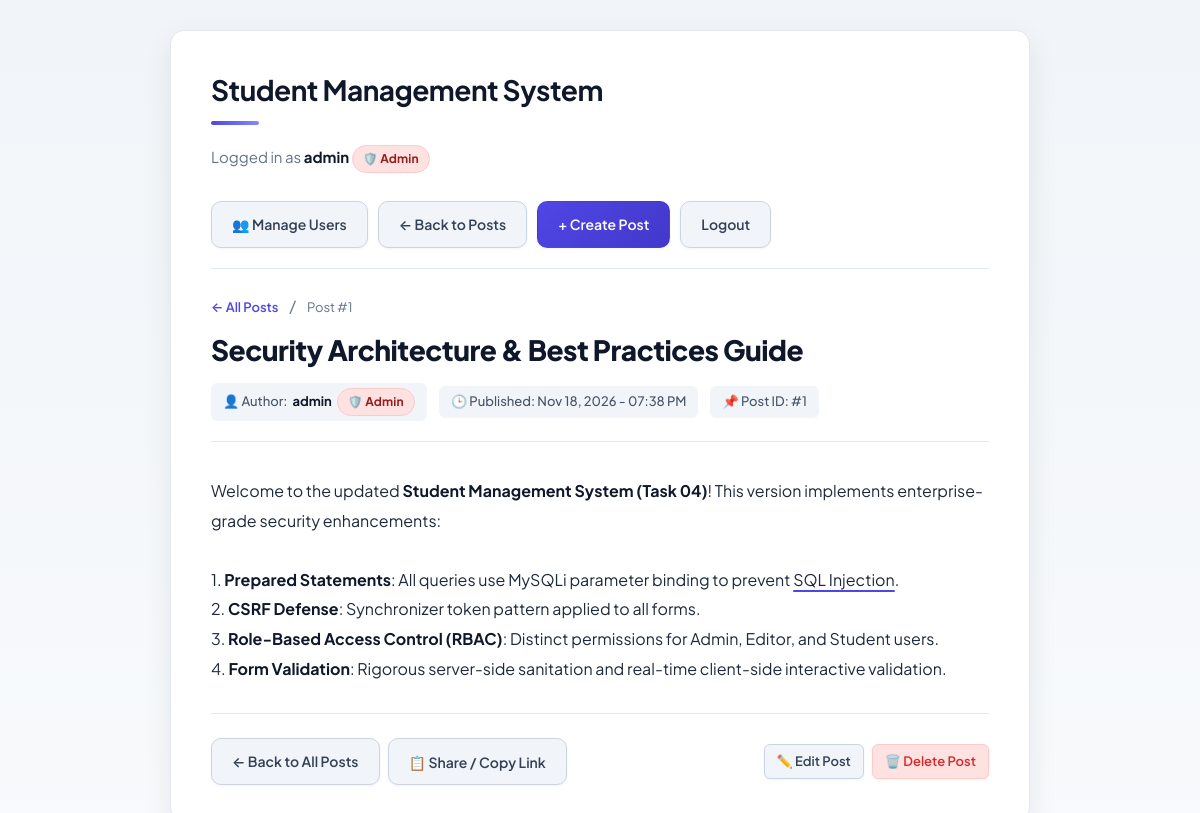
/posts/view.php?id=1 (signed in), run on the app's committed database.
### tables this page shows
CREATE TABLE IF NOT EXISTS `posts` (
    `id` INT AUTO_INCREMENT PRIMARY KEY,
    `user_id` INT NULL,
    `title` VARCHAR(255) NOT NULL,
    `content` TEXT NOT NULL,
    `created_at` TIMESTAMP DEFAULT CURRENT_TIMESTAMP,
    CONSTRAINT `fk_posts_user` FOREIGN KEY (`user_id`) REFERENCES `users` (`id`) ON DELETE SET NULL
);

CREATE TABLE IF NOT EXISTS `users` (
    `id` INT AUTO_INCREMENT PRIMARY KEY,
    `username` VARCHAR(100) NOT NULL UNIQUE,
    `password` VARCHAR(255) NOT NULL,
    `role` ENUM('admin', 'editor', 'user') NOT NULL DEFAULT 'user',
    `created_at` TIMESTAMP DEFAULT CURRENT_TIMESTAMP
);

### posts/view.php (the view, shortened to what this page needs)
<?php
require_once "../config/database.php";
$id = (int) $_GET["id"];
$stmt = $conn->prepare(
    "SELECT p.id, p.title, p.content, p.created_at, p.user_id,
            u.username AS author_name, u.role AS author_role
     FROM posts p
     LEFT JOIN users u ON p.user_id = u.id
     WHERE p.id = ?"
);
$post = null;
if ($stmt) {
    $stmt->bind_param("i", $id);
    $stmt->execute();
    $result = $stmt->get_result();
    if ($result && $result->num_rows === 1) {
        $post = $result->fetch_assoc();
    }
}
if (!function_exists('formatPostContent')) {
    function formatPostContent($text) {
        $escaped = htmlspecialchars($text, ENT_QUOTES, 'UTF-8');
        $escaped = preg_replace('/\[b\](.*?)\[\/b\]/is', '<strong>$1</strong>', $escaped);
        $escaped = preg_replace('/\[i\](.*?)\[\/i\]/is', '<em>$1</em>', $escaped);
        $escaped = preg_replace('/\[u\](.*?)\[\/u\]/is', '<u>$1</u>', $escaped);
        $escaped = preg_replace('/\*\*(.*?)\*\*/s', '<strong>$1</strong>', $escaped);
        $escaped = preg_replace('/(?<!\*)\*(?!\*)(.*?)(?<!\*)\*(?!\*)/s', '<em>$1</em>', $escaped);
        $escaped = preg_replace('/__(.*?)__/s', '<u>$1</u>', $escaped);
        return nl2br($escaped);
    }
}
?>
<!DOCTYPE html>
<html lang="en">
<head>
    <link rel="stylesheet" href="../style.css">
</head>
<body>
<div class="container">
    <div class="header-bar">
        <div>
            <h1>Student Management System</h1>
            <p class="header-user">
                Logged in as <strong><?php echo htmlspecialchars(current_user_name(), ENT_QUOTES, 'UTF-8'); ?></strong>
                <?php echo render_role_badge(current_user_role()); ?>
            </p>
        </div>
        <div class="nav-actions">
            <?php if (is_admin()): ?>
                <a href="../admin/users.php" class="btn btn-secondary">👥 Manage Users</a>
            <?php endif; ?>
            <a href="index.php" class="btn btn-secondary">← Back to Posts</a>
            <a href="create.php" class="btn btn-primary">+ Create Post</a>
            <a href="../auth/logout.php" class="btn btn-secondary">Logout</a>
        </div>
    </div>
    <?php if ($post): ?>
        <div class="single-post-container">
            <div class="single-post-header">
                <div style="margin-bottom: 12px;">
                    <a href="index.php" style="font-size: 13px; font-weight: 600;">← All Posts</a>
                    <span style="color: var(--text-muted); margin: 0 8px;">/</span>
                    <span style="color: var(--text-muted); font-size: 13px;">Post #<?php echo (int)$post["id"]; ?></span>
                </div>
                <h2 class="single-post-title">
                    <?php echo htmlspecialchars($post["title"], ENT_QUOTES, 'UTF-8'); ?>
                </h2>
                <div class="single-post-meta">
                    <span class="meta-pill">
                        👤 Author: <strong><?php echo htmlspecialchars($post["author_name"] ?? "Anonymous", ENT_QUOTES, 'UTF-8'); ?></strong>
                        <?php echo render_role_badge($post["author_role"] ?? "user"); ?>
                    </span>
                    <span class="meta-pill">
                        🕒 Published: <?php echo date("M d, Y - h:i A", strtotime($post["created_at"])); ?>
                    </span>
                    <span class="meta-pill">
                        📌 Post ID: #<?php echo (int)$post["id"]; ?>
                    </span>
                </div>
            </div>
            <div class="single-post-body">
                <?php echo formatPostContent($post["content"]); ?>
            </div>
            <div class="single-post-footer">
                <div style="display: flex; gap: 8px; flex-wrap: wrap;">
                    <a href="index.php" class="btn btn-secondary">← Back to All Posts</a>
                    <button type="button" class="btn btn-secondary" onclick="copyPostLink()">📋 Share / Copy Link</button>
                </div>
                <div class="article-actions">
                    <?php if (can_edit_post($post)): ?>
                        <a href="edit.php?id=<?php echo (int)$post["id"]; ?>" class="btn btn-secondary btn-sm">
                            ✏️ Edit Post
                        </a>
                    <?php endif; ?>
                    <?php if (can_delete_post($post)): ?>
                        <a href="delete.php?id=<?php echo (int)$post["id"]; ?>" class="btn btn-danger btn-sm">
                            🗑️ Delete Post
                        </a>
                    <?php endif; ?>
                </div>
            </div>
        </div>
    <?php endif; ?>
</div>
</body>
</html>

### style.css (style rules this page uses)
:root { --primary: #4f46e5; --primary-hover: #4338ca; --primary-light: #eef2ff; --dark: #0f172a; --text-main: #1e293b; --text-muted: #64748b; --bg-page: #f8fafc; --bg-card: #ffffff; --border: #e2e8f0; --border-focus: #818cf8; --success-bg: #ecfdf5; --success-text: #065f46; --success-border: #a7f3d0; --error-bg: #fef2f2; --error-text: #991b1b; --error-border: #fecaca; --danger: #ef4444; --danger-hover: #dc2626; --radius-sm: 6px; --radius-md: 10px; --radius-lg: 14px; --shadow-sm: 0 1px 3px rgba(0, 0, 0, 0.05); --shadow-md: 0 4px 16px rgba(15, 23, 42, 0.06); --shadow-lg: 0 10px 30px rgba(15, 23, 42, 0.08); }
* { box-sizing: border-box; margin: 0; padding: 0; }
body { font-family: 'Plus Jakarta Sans', -apple-system, BlinkMacSystemFont, 'Segoe UI', Roboto, sans-serif; background: linear-gradient(180deg, #f1f5f9 0%, #f8fafc 100%); color: var(--text-main); line-height: 1.65; min-height: 100vh; padding: 30px 15px; -webkit-font-smoothing: antialiased; }
.container { width: 100%; max-width: 860px; margin: 0 auto; background: var(--bg-card); padding: 36px 40px; border-radius: var(--radius-lg); border: 1px solid var(--border); box-shadow: var(--shadow-lg); transition: transform 0.2s ease; }
h1 { font-size: 28px; font-weight: 700; letter-spacing: -0.5px; color: var(--dark); margin-bottom: 20px; position: relative; padding-bottom: 12px; }
h1::after { content: ''; position: absolute; bottom: 0; left: 0; width: 48px; height: 4px; background: linear-gradient(90deg, var(--primary), #818cf8); border-radius: 2px; }
h2 { font-size: 20px; font-weight: 700; letter-spacing: -0.3px; color: var(--dark); margin-bottom: 10px; }
p { margin-bottom: 16px; color: var(--text-main); }
strong, b { font-weight: 700; color: #0f172a; }
u { text-decoration: underline; text-decoration-color: var(--primary); text-decoration-thickness: 2px; text-underline-offset: 4px; }
a { color: var(--primary); text-decoration: none; font-weight: 600; text-underline-offset: 3px; transition: color 0.15s ease, text-decoration 0.15s ease; }
.header-bar { display: flex; justify-content: space-between; align-items: center; flex-wrap: wrap; gap: 12px; padding-bottom: 20px; margin-bottom: 24px; border-bottom: 1px solid var(--border); }
.header-user { font-size: 15px; color: var(--text-muted); }
.header-user strong { color: var(--dark); font-weight: 700; }
.nav-actions { display: flex; align-items: center; gap: 10px; }
button, .btn { display: inline-flex; align-items: center; justify-content: center; gap: 6px; padding: 11px 20px; font-family: inherit; font-size: 14px; font-weight: 600; border-radius: var(--radius-md); border: 1px solid transparent; cursor: pointer; text-decoration: none !important; transition: all 0.18s ease-in-out; box-shadow: var(--shadow-sm); }
button[type="submit"], .btn-primary { background: linear-gradient(135deg, var(--primary) 0%, #4338ca 100%); color: #ffffff !important; }
.btn-secondary { background: #f1f5f9; color: #334155 !important; border-color: #cbd5e1; }
.btn-danger { background: #fee2e2; color: var(--danger-hover) !important; border-color: #fecaca; }
.btn-sm { padding: 6px 12px; font-size: 13px; border-radius: var(--radius-sm); }
.article-actions { display: flex; align-items: center; gap: 8px; }
.single-post-container { background: #ffffff; border-radius: var(--radius-lg); }
.single-post-header { border-bottom: 1px solid var(--border); padding-bottom: 20px; margin-bottom: 24px; }
.single-post-title { font-size: 28px; font-weight: 800; letter-spacing: -0.5px; color: var(--dark); line-height: 1.35; margin-bottom: 14px; }
.single-post-meta { display: flex; align-items: center; flex-wrap: wrap; gap: 12px; font-size: 13px; color: var(--text-muted); }
.meta-pill { display: inline-flex; align-items: center; gap: 5px; background: #f1f5f9; padding: 5px 12px; border-radius: 6px; font-weight: 500; color: #475569; }
.single-post-body { font-size: 16px; line-height: 1.85; color: #1e293b; padding: 10px 0 30px 0; min-height: 140px; word-break: break-word; }
.single-post-footer { display: flex; justify-content: space-between; align-items: center; flex-wrap: wrap; gap: 12px; padding-top: 24px; border-top: 1px solid var(--border); }

### data on the page
posts: id "1", title "Security Architecture & Best Practices Guide", user.username "admin", created_at "Nov 18, 2026 - 07:38 PM", content "Welcome to the updated Student Management System (Task 04) ! This version implements enterprise-grade security enhancements: 1. Prepared Statements : All queries use MySQLi parameter binding to prevent SQL Injection . 2. CSRF Defense : Synchronizer token pattern applied to all forms. 3. Role-Based Access Control (RBAC) : Distinct permissions for Admin, Editor, and Student users. 4. Form Validation : Rigorous server-side sanitation and real-time client-side interactive validation."

### other printed values
current_user_name() "admin"
